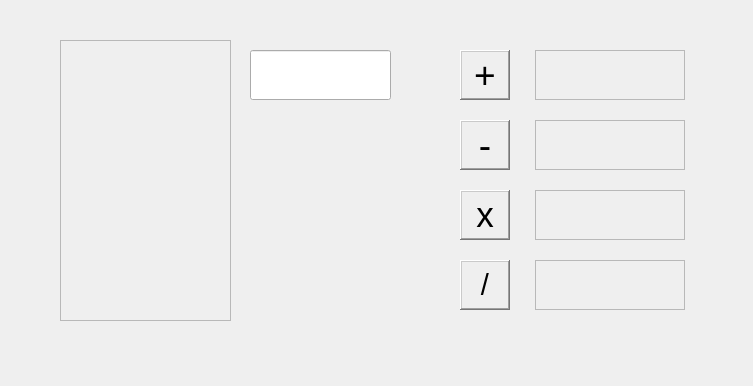
<?xml version="1.0" encoding="UTF-8"?>
<ui version="4.0">
 <class>calculator</class>
 <widget class="QMainWindow" name="calculator">
  <property name="geometry">
   <rect>
    <x>0</x>
    <y>0</y>
    <width>753</width>
    <height>386</height>
   </rect>
  </property>
  <property name="windowTitle">
   <string>calculator</string>
  </property>
  <property name="layoutDirection">
   <enum>Qt::LeftToRight</enum>
  </property>
  <widget class="QWidget" name="centralwidget">
   <widget class="QLabel" name="sum_lbl">
    <property name="geometry">
     <rect>
      <x>535</x>
      <y>50</y>
      <width>150</width>
      <height>50</height>
     </rect>
    </property>
    <property name="font">
     <font>
      <pointsize>22</pointsize>
      <weight>50</weight>
      <bold>false</bold>
     </font>
    </property>
    <property name="frameShape">
     <enum>QFrame::StyledPanel</enum>
    </property>
    <property name="frameShadow">
     <enum>QFrame::Sunken</enum>
    </property>
    <property name="text">
     <string/>
    </property>
    <property name="alignment">
     <set>Qt::AlignRight|Qt::AlignTrailing|Qt::AlignVCenter</set>
    </property>
   </widget>
   <widget class="QLabel" name="sub_lbl">
    <property name="geometry">
     <rect>
      <x>535</x>
      <y>120</y>
      <width>150</width>
      <height>50</height>
     </rect>
    </property>
    <property name="font">
     <font>
      <pointsize>22</pointsize>
      <weight>50</weight>
      <bold>false</bold>
     </font>
    </property>
    <property name="frameShape">
     <enum>QFrame::StyledPanel</enum>
    </property>
    <property name="frameShadow">
     <enum>QFrame::Sunken</enum>
    </property>
    <property name="text">
     <string/>
    </property>
    <property name="alignment">
     <set>Qt::AlignRight|Qt::AlignTrailing|Qt::AlignVCenter</set>
    </property>
   </widget>
   <widget class="QLabel" name="div_lbl">
    <property name="geometry">
     <rect>
      <x>535</x>
      <y>260</y>
      <width>150</width>
      <height>50</height>
     </rect>
    </property>
    <property name="font">
     <font>
      <pointsize>22</pointsize>
      <weight>50</weight>
      <bold>false</bold>
     </font>
    </property>
    <property name="frameShape">
     <enum>QFrame::StyledPanel</enum>
    </property>
    <property name="frameShadow">
     <enum>QFrame::Sunken</enum>
    </property>
    <property name="text">
     <string/>
    </property>
    <property name="alignment">
     <set>Qt::AlignRight|Qt::AlignTrailing|Qt::AlignVCenter</set>
    </property>
   </widget>
   <widget class="QLabel" name="mul_lbl">
    <property name="geometry">
     <rect>
      <x>535</x>
      <y>190</y>
      <width>150</width>
      <height>50</height>
     </rect>
    </property>
    <property name="font">
     <font>
      <pointsize>22</pointsize>
      <weight>50</weight>
      <bold>false</bold>
     </font>
    </property>
    <property name="frameShape">
     <enum>QFrame::StyledPanel</enum>
    </property>
    <property name="frameShadow">
     <enum>QFrame::Sunken</enum>
    </property>
    <property name="text">
     <string/>
    </property>
    <property name="alignment">
     <set>Qt::AlignRight|Qt::AlignTrailing|Qt::AlignVCenter</set>
    </property>
   </widget>
   <widget class="QLineEdit" name="second_value">
    <property name="geometry">
     <rect>
      <x>250</x>
      <y>50</y>
      <width>141</width>
      <height>50</height>
     </rect>
    </property>
    <property name="sizePolicy">
     <sizepolicy hsizetype="Expanding" vsizetype="Fixed">
      <horstretch>0</horstretch>
      <verstretch>0</verstretch>
     </sizepolicy>
    </property>
    <property name="font">
     <font>
      <pointsize>22</pointsize>
      <weight>50</weight>
      <bold>false</bold>
     </font>
    </property>
    <property name="layoutDirection">
     <enum>Qt::LeftToRight</enum>
    </property>
    <property name="alignment">
     <set>Qt::AlignRight|Qt::AlignTrailing|Qt::AlignVCenter</set>
    </property>
    <property name="clearButtonEnabled">
     <bool>false</bool>
    </property>
   </widget>
   <widget class="QLabel" name="label">
    <property name="geometry">
     <rect>
      <x>460</x>
      <y>50</y>
      <width>50</width>
      <height>50</height>
     </rect>
    </property>
    <property name="font">
     <font>
      <pointsize>28</pointsize>
     </font>
    </property>
    <property name="layoutDirection">
     <enum>Qt::RightToLeft</enum>
    </property>
    <property name="frameShape">
     <enum>QFrame::WinPanel</enum>
    </property>
    <property name="frameShadow">
     <enum>QFrame::Raised</enum>
    </property>
    <property name="text">
     <string>+</string>
    </property>
    <property name="alignment">
     <set>Qt::AlignCenter</set>
    </property>
   </widget>
   <widget class="QLabel" name="label_3">
    <property name="geometry">
     <rect>
      <x>460</x>
      <y>120</y>
      <width>50</width>
      <height>50</height>
     </rect>
    </property>
    <property name="font">
     <font>
      <pointsize>28</pointsize>
     </font>
    </property>
    <property name="layoutDirection">
     <enum>Qt::RightToLeft</enum>
    </property>
    <property name="frameShape">
     <enum>QFrame::WinPanel</enum>
    </property>
    <property name="frameShadow">
     <enum>QFrame::Raised</enum>
    </property>
    <property name="text">
     <string>-</string>
    </property>
    <property name="alignment">
     <set>Qt::AlignCenter</set>
    </property>
   </widget>
   <widget class="QLabel" name="label_4">
    <property name="geometry">
     <rect>
      <x>460</x>
      <y>190</y>
      <width>50</width>
      <height>50</height>
     </rect>
    </property>
    <property name="font">
     <font>
      <pointsize>26</pointsize>
     </font>
    </property>
    <property name="layoutDirection">
     <enum>Qt::RightToLeft</enum>
    </property>
    <property name="frameShape">
     <enum>QFrame::WinPanel</enum>
    </property>
    <property name="frameShadow">
     <enum>QFrame::Raised</enum>
    </property>
    <property name="text">
     <string>x</string>
    </property>
    <property name="alignment">
     <set>Qt::AlignCenter</set>
    </property>
   </widget>
   <widget class="QLabel" name="label_5">
    <property name="geometry">
     <rect>
      <x>460</x>
      <y>260</y>
      <width>50</width>
      <height>50</height>
     </rect>
    </property>
    <property name="font">
     <font>
      <pointsize>22</pointsize>
     </font>
    </property>
    <property name="layoutDirection">
     <enum>Qt::RightToLeft</enum>
    </property>
    <property name="frameShape">
     <enum>QFrame::WinPanel</enum>
    </property>
    <property name="frameShadow">
     <enum>QFrame::Raised</enum>
    </property>
    <property name="text">
     <string>/</string>
    </property>
    <property name="alignment">
     <set>Qt::AlignCenter</set>
    </property>
   </widget>
   <widget class="QScrollArea" name="scrollArea">
    <property name="geometry">
     <rect>
      <x>60</x>
      <y>40</y>
      <width>171</width>
      <height>281</height>
     </rect>
    </property>
    <property name="widgetResizable">
     <bool>true</bool>
    </property>
    <widget class="QWidget" name="scrollAreaWidgetContents">
     <property name="geometry">
      <rect>
       <x>0</x>
       <y>0</y>
       <width>169</width>
       <height>279</height>
      </rect>
     </property>
     <property name="mouseTracking">
      <bool>false</bool>
     </property>
     <property name="focusPolicy">
      <enum>Qt::NoFocus</enum>
     </property>
     <layout class="QVBoxLayout" name="verticalLayout_2">
      <item>
       <layout class="QVBoxLayout" name="verticalLayout"/>
      </item>
     </layout>
    </widget>
   </widget>
  </widget>
 </widget>
 <resources/>
 <connections/>
</ui>
